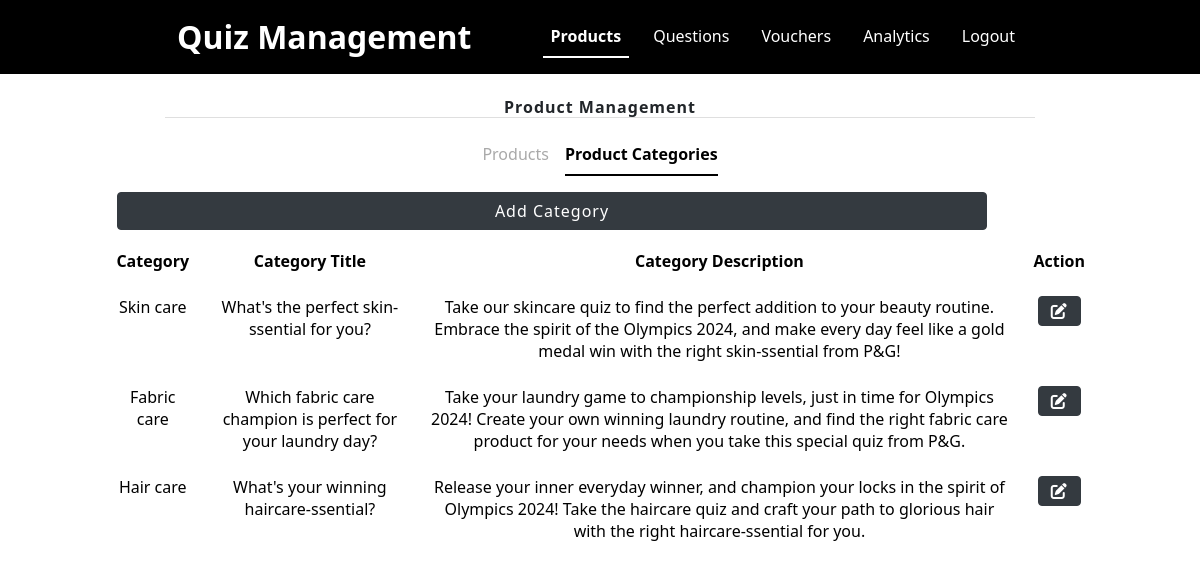
The app's page /management/categories.php (signed in) with its own data.
### tables this page shows
CREATE TABLE `category` (
  `categoryID` int(11) NOT NULL,
  `categoryName` text NOT NULL,
  `categoryTitle` text NOT NULL,
  `categoryDescription` text NOT NULL
);

### management/categories.php (the view, shortened to what this page needs)
<?php
    include 'header.php';
    include 'navbar.php';
?>
<div class="container w-75 my-3">
    <h1 class="text-center fw-bold mt-4">Product Management</h1>
    <hr style="height:1px;border-width:0;color:gray;background-color:gray">
    <?php include 'product_nav.php';?>
    <button class="btn btn-dark float-end mb-2  me-5" data-bs-toggle="modal" data-bs-target="#addCategoryModal">Add Category</button>
</div>
<div class="container w-100">
    <div class="table table-borderless ">
        <table class="table text-center table-hover">
            <thead>
                <tr>
                    <th scope="col">Category</th>
                    <th scope="col">Category Title</th>
                    <th scope="col">Category Description</th>
                    <th scope="col">Action</th>
                </tr>
            </thead>
            <tbody>
                <?php
                    $query = "SELECT *
                              FROM category c";
                    $result = mysqli_query($conn, $query);
                    while($row = mysqli_fetch_assoc($result)){
                        $categoryID             = $row['categoryID'];
                        $categoryName           = $row['categoryName'];
                        $categoryDescription    = $row['categoryDescription'];
                        $categoryTitle          = $row['categoryTitle'];
                    ?>
                    <tr>
                        <td><?php echo $categoryName?></td>
                        <td><?php echo $categoryTitle?></td>
                        <td><?php echo $categoryDescription?></td>
                        <td>
                            <div class="d-flex justify-content-center align-items-center">
                                <div class="text-center">
                                <button type="button" class="btn btn-dark" data-bs-toggle="modal" data-bs-target="#editCategoryModal<?php echo $categoryID; ?>">
                                    <div class="d-flex align-items-center">
                                        <i class="fa-solid fa-pen-to-square"></i>
                                    </div>
                                </button>
                            </div>
                            </div>
                        </td>
                    </tr>
                    <?php
                    }
                ?>
            </tbody>
        </table>
    </div>
</div>

### assets/styles.css (style rules this page uses)
h1 { font-size: clamp(24px, 2vw, 36px); font-weight: bold; letter-spacing: 1px; line-height: 1.2em; text-align: center; color: #8e7242; margin: 0; }
button { transition: all 0.5s ease; padding: 10px 20px; width: 100%; font-size: clamp(14px, 2vw, 16px); background-image: linear-gradient( to right, #2a68dc 0%, #4da3ff 37%, #3677e4 100% ); border-radius: 30px; border: 2px solid #8e7242; color: #fff; letter-spacing: 1px; margin-bottom: 20px; }

### records on screen
category: categoryName "Skin care", categoryTitle "What's the perfect skin-ssential for you?", categoryDescription "Take our skincare quiz to find the perfect addition to your beauty routine. Embrace the spirit of the Olympics 2024, and make every day feel like a gold medal win with the right skin-ssential from P&G!"
category: categoryName "Fabric care", categoryTitle "Which fabric care champion is perfect for your laundry day?", categoryDescription "Take your laundry game to championship levels, just in time for Olympics 2024! Create your own winning laundry routine, and find the right fabric care product for your needs when you take this special quiz from P&G."
category: categoryName "Hair care", categoryTitle "What's your winning haircare-ssential?", categoryDescription "Release your inner everyday winner, and champion your locks in the spirit of Olympics 2024! Take the haircare quiz and craft your path to glorious hair with the right haircare-ssential for you."
